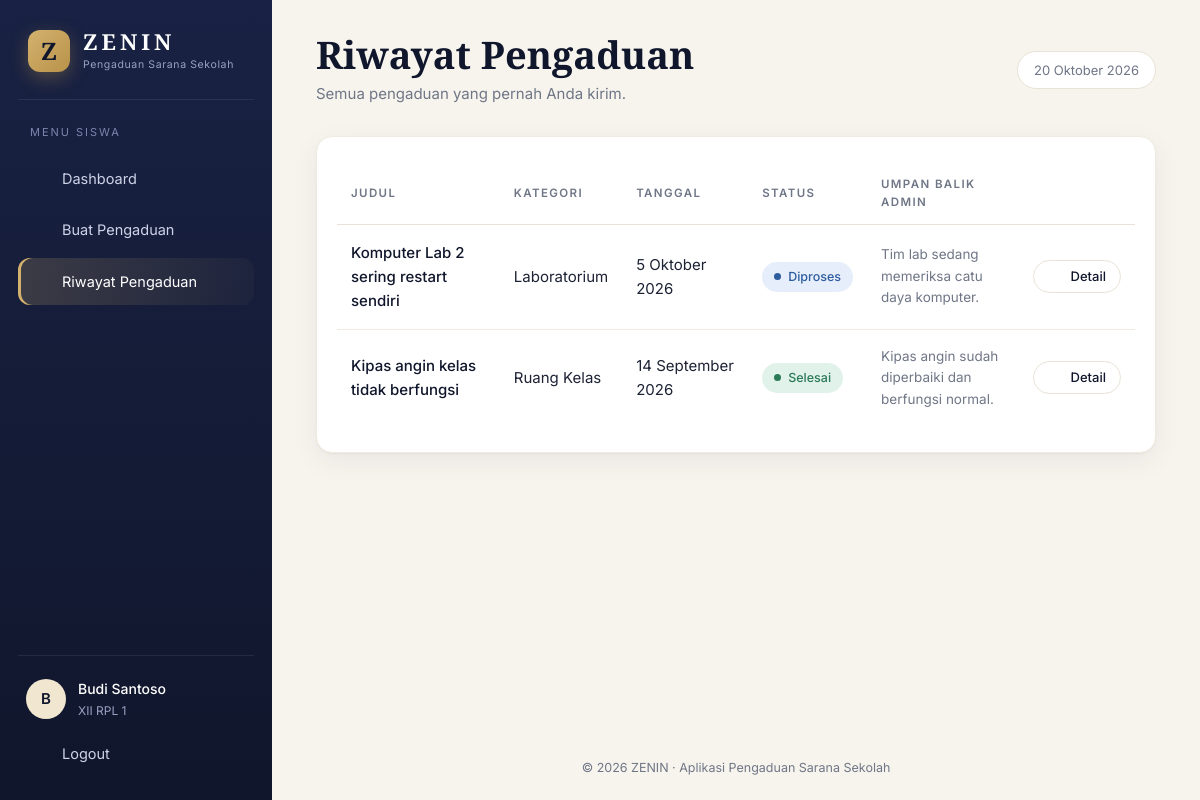
The app's page /siswa/riwayat.php (signed in) with its own data.
### tables this page shows
CREATE TABLE `pengaduan` (
  `id`                 INT UNSIGNED NOT NULL AUTO_INCREMENT,
  `user_id`            INT UNSIGNED NOT NULL,
  `kategori_id`        INT UNSIGNED NOT NULL,
  `judul`              VARCHAR(150) NOT NULL,
  `lokasi`             VARCHAR(100) NOT NULL,
  `deskripsi`          TEXT NOT NULL,
  `foto`               VARCHAR(255) DEFAULT NULL,
  `status`             ENUM('Menunggu','Diproses','Selesai','Ditolak') NOT NULL DEFAULT 'Menunggu',
  `tanggal_pengaduan`  DATE NOT NULL,
  `created_at`         TIMESTAMP NOT NULL DEFAULT CURRENT_TIMESTAMP,
  `updated_at`         TIMESTAMP NOT NULL DEFAULT CURRENT_TIMESTAMP ON UPDATE CURRENT_TIMESTAMP,
  PRIMARY KEY (`id`),
  KEY `idx_pengaduan_user` (`user_id`),
  KEY `idx_pengaduan_kategori` (`kategori_id`),
  KEY `idx_pengaduan_status` (`status`),
  KEY `idx_pengaduan_tanggal` (`tanggal_pengaduan`),
  CONSTRAINT `fk_pengaduan_user` FOREIGN KEY (`user_id`) REFERENCES `users` (`id`)
    ON DELETE CASCADE ON UPDATE CASCADE,
  CONSTRAINT `fk_pengaduan_kategori` FOREIGN KEY (`kategori_id`) REFERENCES `kategori` (`id`)
    ON DELETE RESTRICT ON UPDATE CASCADE
);

CREATE TABLE `kategori` (
  `id`   INT UNSIGNED NOT NULL AUTO_INCREMENT,
  `nama` VARCHAR(60) NOT NULL,
  PRIMARY KEY (`id`),
  UNIQUE KEY `uk_kategori_nama` (`nama`)
);

### config/database.php (called while the page is built, shortened)
<?php
function db(): PDO
{
    static $pdo = null;
    try {
        $pdo = new PDO(
            'mysql:host=' . DB_HOST . ';dbname=' . DB_NAME . ';charset=utf8mb4',
            DB_USER,
            DB_PASS,
            [
                PDO::ATTR_ERRMODE            => PDO::ERRMODE_EXCEPTION,
                PDO::ATTR_DEFAULT_FETCH_MODE => PDO::FETCH_ASSOC,
                PDO::ATTR_EMULATE_PREPARES   => false,
            ]
        );
    } catch (PDOException $ex) {
        http_response_code(500);
        exit('<h2 style="font-family:sans-serif">Koneksi database gagal</h2>'
            . '<p style="font-family:sans-serif">Pastikan MySQL di XAMPP sudah Start dan file '
            . '<code>database/zenin.sql</code> sudah diimpor ke phpMyAdmin.</p>');
    }
    return $pdo;
}

### siswa/riwayat.php (the view, shortened to what this page needs)
<?php
require_once __DIR__ . '/../includes/bootstrap.php';
require_once __DIR__ . '/../includes/layout.php';
$user = require_login('siswa');
$st = db()->prepare(
    "SELECT p.id, p.judul, p.tanggal_pengaduan, p.status, k.nama AS kategori,
            (SELECT r.umpan_balik FROM riwayat_status r
              WHERE r.pengaduan_id = p.id AND r.admin_id IS NOT NULL AND r.umpan_balik <> ''
              ORDER BY r.id DESC LIMIT 1) AS umpan_balik
     FROM pengaduan p JOIN kategori k ON k.id = p.kategori_id
     WHERE p.user_id = ? ORDER BY p.tanggal_pengaduan DESC, p.id DESC"
);
$st->execute([$user['id']]);
$rows = $st->fetchAll();
layout_start('Riwayat Pengaduan', 'riwayat', 'Semua pengaduan yang pernah Anda kirim.');
?>
<section class="card">
  <?php if (!$rows): ?>
    <div class="empty">
      <?= icon('inbox', 34) ?>
      <h3>Belum ada pengaduan</h3>
      <p>Riwayat akan muncul di sini setelah Anda mengirim pengaduan pertama.</p>
      <a class="btn btn-primary" href="<?= url('siswa/buat.php') ?>"><?= icon('plus', 16) ?> Buat Pengaduan</a>
    </div>
  <?php else: ?>
    <div class="table-wrap">
      <table class="table">
        <thead><tr><th>Judul</th><th>Kategori</th><th>Tanggal</th><th>Status</th><th>Umpan Balik Admin</th><th></th></tr></thead>
        <tbody>
        <?php foreach ($rows as $r): ?>
          <tr>
            <td class="strong"><?= e($r['judul']) ?></td>
            <td><?= e($r['kategori']) ?></td>
            <td><?= e(tgl($r['tanggal_pengaduan'])) ?></td>
            <td><?= badge($r['status']) ?></td>
            <td class="note"><?= $r['umpan_balik'] ? e(mb_strimwidth($r['umpan_balik'], 0, 70, '…')) : '<span class="muted">Belum ada</span>' ?></td>
            <td class="right"><a class="btn btn-ghost btn-sm" href="<?= url('siswa/detail.php?id=' . $r['id']) ?>"><?= icon('eye', 15) ?> Detail</a></td>
          </tr>
        <?php endforeach; ?>
        </tbody>
      </table>
    </div>
  <?php endif; ?>
</section>

### includes/bootstrap.php (shortened to what this page needs)
<?php
require_once __DIR__ . '/../config/database.php';
function e($value): string
{
    return htmlspecialchars((string) $value, ENT_QUOTES, 'UTF-8');
}
function url(string $path = ''): string
{
    return BASE_URL . '/' . ltrim($path, '/');
}
function bulan_id(int $n): string
{
    $b = ['', 'Januari', 'Februari', 'Maret', 'April', 'Mei', 'Juni', 'Juli',
          'Agustus', 'September', 'Oktober', 'November', 'Desember'];
    return $b[$n] ?? '';
}
function tgl($date, bool $withTime = false): string
{
    $t = strtotime((string) $date);
    $s = date('j', $t) . ' ' . bulan_id((int) date('n', $t)) . ' ' . date('Y', $t);
    return $withTime ? $s . ', ' . date('H:i', $t) : $s;
}
function status_class(string $status): string
{
    return [
        'Menunggu' => 'is-wait',
        'Diproses' => 'is-process',
        'Selesai'  => 'is-done',
        'Ditolak'  => 'is-reject',
    ][$status] ?? 'is-wait';
}
function badge(string $status): string
{
    return '<span class="badge ' . status_class($status) . '"><i></i>' . e($status) . '</span>';
}
function icon(string $name, int $size = 18): string
{
    $paths = [
        'grid'    => '<rect x="3" y="3" width="7" height="7" rx="1.5"/><rect x="14" y="3" width="7" height="7" rx="1.5"/><rect x="3" y="14" width="7" height="7" rx="1.5"/><rect x="14" y="14" width="7" height="7" rx="1.5"/>',
        'plus'    => '<path d="M12 5v14M5 12h14"/>',
        'clock'   => '<circle cx="12" cy="12" r="9"/><path d="M12 7v5l3 2"/>',
        'logout'  => '<path d="M9 21H5a2 2 0 0 1-2-2V5a2 2 0 0 1 2-2h4"/><path d="M16 17l5-5-5-5M21 12H9"/>',
        'inbox'   => '<path d="M22 12h-6l-2 3h-4l-2-3H2"/><path d="M5.5 5h13l3.5 7v6a2 2 0 0 1-2 2H4a2 2 0 0 1-2-2v-6z"/>',
        'wrench'  => '<path d="M14.7 6.3a4 4 0 0 0 5 5l-9.4 9.4a2.1 2.1 0 0 1-3-3z"/><path d="M14 6l4-4 4 4-4 4"/>',
        'check'   => '<circle cx="12" cy="12" r="9"/><path d="M8 12.5l3 3 5-6"/>',
        'x'       => '<circle cx="12" cy="12" r="9"/><path d="M9 9l6 6M15 9l-6 6"/>',
        'search'  => '<circle cx="11" cy="11" r="7"/><path d="M21 21l-4.3-4.3"/>',
        'eye'     => '<path d="M2 12s3.6-7 10-7 10 7 10 7-3.6 7-10 7-10-7-10-7z"/><circle cx="12" cy="12" r="3"/>',
        'arrow'   => '<path d="M5 12h14M13 6l6 6-6 6"/>',
        'back'    => '<path d="M19 12H5M11 18l-6-6 6-6"/>',
        'menu'    => '<path d="M4 7h16M4 12h16M4 17h16"/>',
        'pin'     => '<path d="M12 21s7-6.2 7-11.5A7 7 0 0 0 5 9.5C5 14.8 12 21 12 21z"/><circle cx="12" cy="9.5" r="2.5"/>',
        'image'   => '<rect x="3" y="3" width="18" height="18" rx="2"/><circle cx="8.5" cy="8.5" r="1.5"/><path d="M21 15l-5-5L5 21"/>',
        'user'    => '<circle cx="12" cy="8" r="4"/><path d="M4 21a8 8 0 0 1 16 0"/>',
        'filter'  => '<path d="M3 5h18l-7 8v6l-4 2v-8z"/>',
    ];
    $p = $paths[$name] ?? '';
    return '<svg class="ico" width="' . $size . '" height="' . $size . '" viewBox="0 0 24 24" fill="none" '
         . 'stroke="currentColor" stroke-width="1.6" stroke-linecap="round" stroke-linejoin="round" aria-hidden="true">'
         . $p . '</svg>';
}

### assets/css/style.css (style rules this page uses)
:root { --ink:#10162B; --ink-2:#192244; --ink-3:#26315C; --gold:#B8924A; --gold-2:#D4B26E; --gold-soft:#F1E7D0; --ivory:#F7F4EE; --paper:#FFFFFF; --line:#E9E3D7; --line-2:#F0EBE0; --text:#1D2335; --muted:#6F7686; --wait:#A5701A; --wait-bg:#FBF1DC; --process:#2D5C9F; --process-bg:#E5EEFA; --done:#2B7A58; --done-bg:#E1F2EA; --reject:#AD3F3F; --reject-bg:#F8E5E5; --radius:16px; --radius-sm:10px; --shadow:0 1px 2px rgba(16,22,43,.04),0 8px 28px rgba(16,22,43,.06); --serif:'Cormorant Garamond','Playfair Display',Georgia,serif; --sans:'Inter',system-ui,-apple-system,'Segoe UI',Roboto,sans-serif; }
* { box-sizing:border-box }
html { scroll-behavior:smooth }
body { margin:0;font-family:var(--sans);font-size:15px;line-height:1.6;color:var(--text);background:var(--ivory);-webkit-font-smoothing:antialiased }
a { color:inherit;text-decoration:none }
.ico { flex:none;vertical-align:-3px }
.right { text-align:right }
.btn { display:inline-flex;align-items:center;justify-content:center;gap:8px;padding:11px 20px;border-radius:999px;border:1px solid transparent;font:500 14px/1 var(--sans);cursor:pointer;transition:.2s ease;white-space:nowrap }
.btn-ghost { background:transparent;border-color:var(--line);color:var(--ink) }
.btn-sm { padding:8px 14px;font-size:13px }
.badge { display:inline-flex;align-items:center;gap:7px;padding:5px 12px;border-radius:999px;font-size:12.5px;font-weight:500 }
.badge i { width:7px;height:7px;border-radius:50%;background:currentColor }
.is-process { color:var(--process);background:var(--process-bg) }
.is-done { color:var(--done);background:var(--done-bg) }
.nav-link.active .ico { color:var(--gold-2) }
.card { background:var(--paper);border:1px solid var(--line-2);border-radius:var(--radius);box-shadow:var(--shadow);padding:26px 28px;margin-bottom:24px }
.table-wrap { overflow-x:auto;margin:0 -8px }
.table { width:100%;border-collapse:collapse;min-width:640px }
.table th { text-align:left;font-size:11.5px;letter-spacing:.12em;text-transform:uppercase;color:var(--muted);font-weight:600;padding:12px 14px;border-bottom:1px solid var(--line) }
.table td { padding:16px 14px;border-bottom:1px solid var(--line-2);vertical-align:middle }
.table tbody tr { transition:.15s }
.table tbody tr:last-child td { border-bottom:0 }
.strong { font-weight:500;color:var(--ink) }
.note { color:var(--muted);max-width:260px;font-size:13.5px }

### records on screen
pengaduan: judul "Komputer Lab 2 sering restart sendiri", kategori.nama "Laboratorium", tanggal_pengaduan "5 Oktober 2026", status "Diproses", umpan_balik "Tim lab sedang memeriksa catu daya komputer.", $size 15 (drawn)
pengaduan: judul "Kipas angin kelas tidak berfungsi", kategori.nama "Ruang Kelas", tanggal_pengaduan "14 September 2026", status "Selesai", umpan_balik "Kipas angin sudah diperbaiki dan berfungsi normal.", $size 15 (drawn)

### other values on screen
$label "Dashboard"
$label "Buat Pengaduan"
$label "Riwayat Pengaduan"
$initial "B"
$user['nama'] "Budi Santoso"
$user['kelas'] ?: 'Siswa' "XII RPL 1"
$title "Riwayat Pengaduan"
$subtitle "Semua pengaduan yang pernah Anda kirim."
